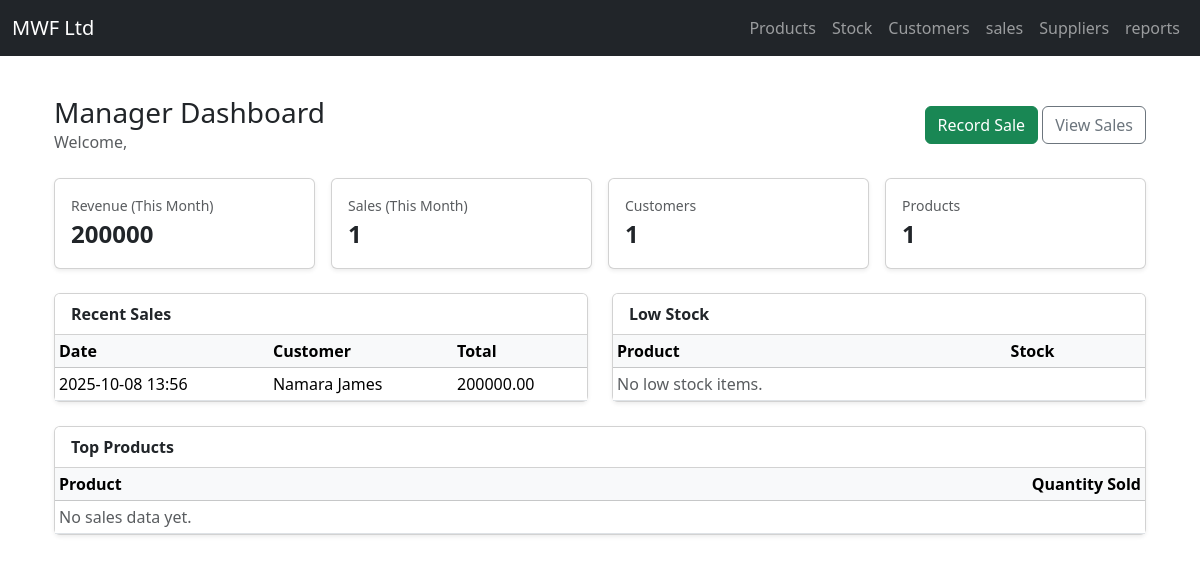
Page /dashboard/manager/ on the committed database.
### sales/models.py (models this page shows, shortened)
class Sale(models.Model):
    PAYMENT_CHOICES = [
        ('cash', 'Cash'),
        ('cheque', 'Cheque'),
        ('overdraft', 'Bank Overdraft'),
    ]
    customer = models.ForeignKey(Customer, on_delete=models.SET_NULL, null=True)
    sales_agent = models.ForeignKey(settings.AUTH_USER_MODEL, on_delete=models.SET_NULL, null=True)
    date = models.DateTimeField(auto_now_add=True)
    total_amount = models.DecimalField(max_digits=12, decimal_places=2)
    transport_included = models.BooleanField(default=False)
    transport_charge = models.DecimalField(max_digits=10, decimal_places=2, default=0.00)
    payment_type = models.CharField(max_length=20, choices=PAYMENT_CHOICES)
    final_amount_paid = models.DecimalField(max_digits=12, decimal_places=2)
    receipt_number = models.CharField(max_length=50, unique=True)

### customers/models.py (models this page shows, shortened)
class Customer(models.Model):
    name = models.CharField(max_length=100)
    company_name = models.CharField(max_length=100, blank=True)
    phone = models.CharField(max_length=20)
    email = models.EmailField(blank=True)
    address = models.TextField()
    created_at = models.DateField(auto_now_add=True)

### users/views.py (the view)
# urls.py: path('dashboard/manager/', views.manager_dashboard, name='manager_dashboard'),
def manager_dashboard(request):
    now = timezone.now()
    start_of_month = now.replace(day=1, hour=0, minute=0, second=0, microsecond=0)
    total_revenue = Sale.objects.filter(date__gte=start_of_month).aggregate(
        total=Sum('final_amount_paid')
    )['total'] or 0
    total_sales = Sale.objects.filter(date__gte=start_of_month).count()
    total_customers = Customer.objects.count()
    total_products = Product.objects.count()
    recent_sales = Sale.objects.select_related('customer').order_by('-date')[:5]
    low_stock = Product.objects.filter(current_stock__lte=5).order_by('current_stock')[:5]
    top_products = (
        SaleItem.objects.values('product__name')
        .annotate(quantity_sold=Sum('quantity'))
        .order_by('-quantity_sold')[:5]
    )
    context = {
        'kpi_total_revenue': total_revenue,
        'kpi_total_sales': total_sales,
        'kpi_total_customers': total_customers,
        'kpi_total_products': total_products,
        'recent_sales': recent_sales,
        'low_stock': low_stock,
        'top_products': top_products,
    }
    return render(request, 'manager_dashboard.html', context)

### users/templates/manager_dashboard.html
{% extends 'base.html' %}
{% load static %}
{% block content %}
<div class="container mt-4">
  <div class="d-flex justify-content-between align-items-center mb-4">
    <div>
      <h3 class="mb-0">Manager Dashboard</h3>
      <div class="text-muted">Welcome, {{ user.username }}</div>
    </div>
    <div>
      <a href="" class="btn btn-success">Record Sale</a>
      <a href="" class="btn btn-outline-secondary">View Sales</a>
    </div>
  </div>
  <div class="row g-3 mb-4">
    <div class="col-md-3">
      <div class="card shadow-sm h-100">
        <div class="card-body">
          <div class="text-muted small">Revenue (This Month)</div>
          <div class="fs-4 fw-bold">{{ kpi_total_revenue }}</div>
        </div>
      </div>
    </div>
    <div class="col-md-3">
      <div class="card shadow-sm h-100">
        <div class="card-body">
          <div class="text-muted small">Sales (This Month)</div>
          <div class="fs-4 fw-bold">{{ kpi_total_sales }}</div>
        </div>
      </div>
    </div>
    <div class="col-md-3">
      <div class="card shadow-sm h-100">
        <div class="card-body">
          <div class="text-muted small">Customers</div>
          <div class="fs-4 fw-bold">{{ kpi_total_customers }}</div>
        </div>
      </div>
    </div>
    <div class="col-md-3">
      <div class="card shadow-sm h-100">
        <div class="card-body">
          <div class="text-muted small">Products</div>
          <div class="fs-4 fw-bold">{{ kpi_total_products }}</div>
        </div>
      </div>
    </div>
  </div>
  <div class="row g-4">
    <div class="col-lg-6">
      <div class="card shadow-sm h-100">
        <div class="card-header bg-white"><strong>Recent Sales</strong></div>
        <div class="card-body p-0">
          <div class="table-responsive">
            <table class="table table-sm align-middle mb-0">
              <thead class="table-light">
                <tr>
                  <th>Date</th>
                  <th>Customer</th>
                  <th>Total</th>
                </tr>
              </thead>
              <tbody>
                {% for s in recent_sales %}
                <tr>
                  <td>{{ s.date|date:"Y-m-d H:i" }}</td>
                  <td>{{ s.customer.name }}</td>
                  <td>{{ s.final_amount_paid }}</td>
                </tr>
                {% empty %}
                <tr><td colspan="3" class="text-muted">No recent sales.</td></tr>
                {% endfor %}
              </tbody>
            </table>
          </div>
        </div>
      </div>
    </div>
    <div class="col-lg-6">
      <div class="card shadow-sm h-100">
        <div class="card-header bg-white"><strong>Low Stock</strong></div>
        <div class="card-body p-0">
          <div class="table-responsive">
            <table class="table table-sm align-middle mb-0">
              <thead class="table-light">
                <tr>
                  <th>Product</th>
                  <th class="text-center">Stock</th>
                </tr>
              </thead>
              <tbody>
                {% for p in low_stock %}
                <tr>
                  <td>{{ p.name }}</td>
                  <td class="text-center">{{ p.current_stock }}</td>
                </tr>
                {% empty %}
                <tr><td colspan="2" class="text-muted">No low stock items.</td></tr>
                {% endfor %}
              </tbody>
            </table>
          </div>
        </div>
      </div>
    </div>
  </div>
  <div class="card shadow-sm mt-4">
    <div class="card-header bg-white"><strong>Top Products</strong></div>
    <div class="card-body p-0">
      <div class="table-responsive">
        <table class="table table-sm align-middle mb-0">
          <thead class="table-light">
            <tr>
              <th>Product</th>
              <th class="text-end">Quantity Sold</th>
            </tr>
          </thead>
          <tbody>
            {% for tp in top_products %}
            <tr>
              <td>{{ tp.product__name }}</td>
              <td class="text-end">{{ tp.quantity_sold }}</td>
            </tr>
            {% empty %}
            <tr><td colspan="2" class="text-muted">No sales data yet.</td></tr>
            {% endfor %}
          </tbody>
        </table>
      </div>
    </div>
  </div>
</div>
{% endblock %}

### rows in the picture
Sale: date "2025-10-08 13:56", customer.name "Namara James", final_amount_paid "200000.00"

### other values in the picture
{{ kpi_total_revenue }} "200000"
{{ kpi_total_sales }} "1"
{{ kpi_total_customers }} "1"
{{ kpi_total_products }} "1"
